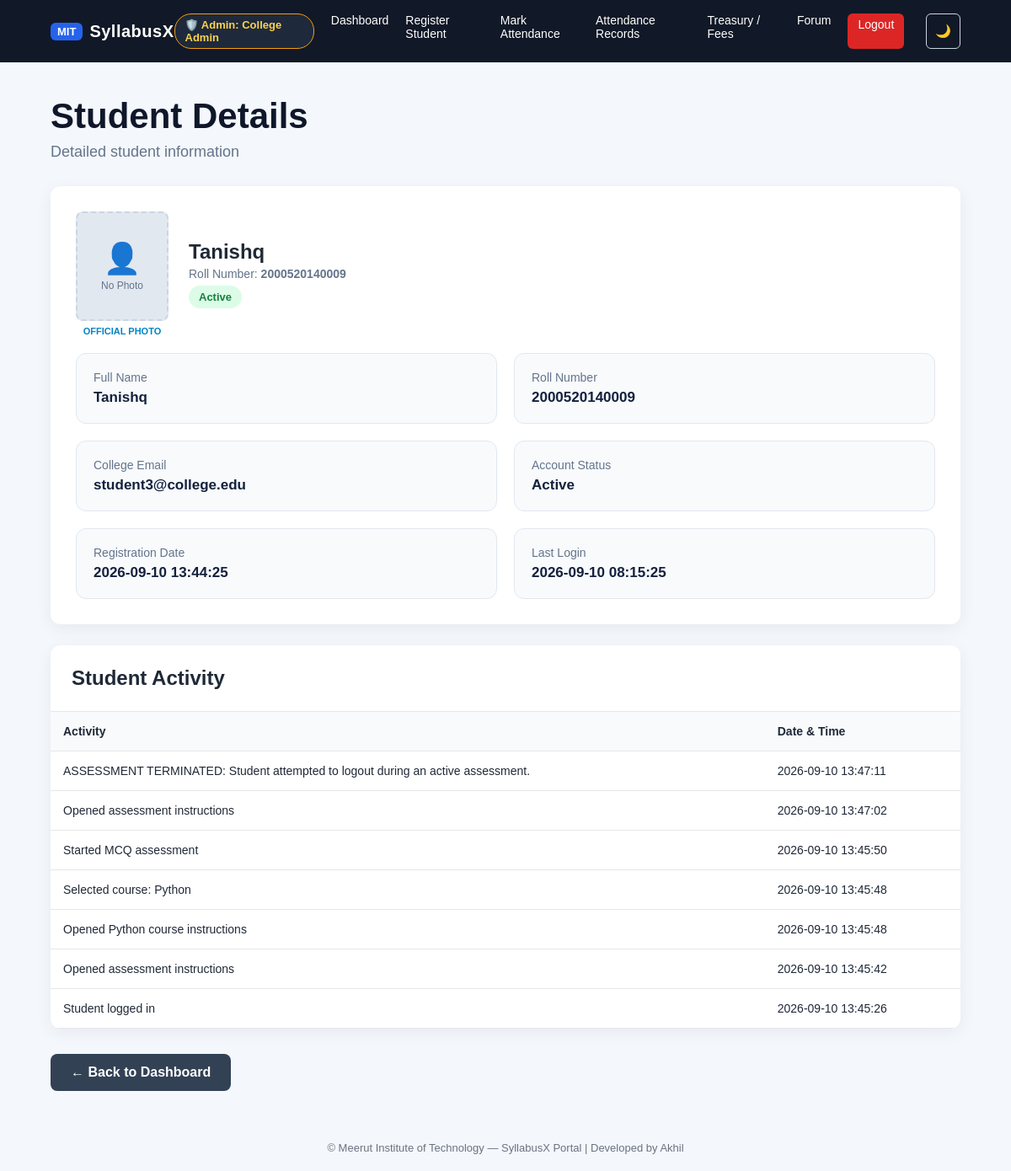
The app's page /admin/student/3 (signed in) with its own data.
### tables this page shows
CREATE TABLE students (
            id INTEGER PRIMARY KEY AUTOINCREMENT,
            name TEXT NOT NULL,
            roll_number TEXT NOT NULL UNIQUE,
            email TEXT NOT NULL UNIQUE,
            password_hash TEXT NOT NULL,
            created_at TEXT NOT NULL,
            last_login TEXT,
            status TEXT NOT NULL DEFAULT 'active'
        , mobile_number TEXT, email_verified INTEGER DEFAULT 0, mobile_verified INTEGER DEFAULT 0, aadhar_number TEXT, uidai_status TEXT DEFAULT 'verified', aadhar_card_file TEXT, face_photo TEXT, face_embedding TEXT);

CREATE TABLE activity_logs (
            id INTEGER PRIMARY KEY AUTOINCREMENT,
            student_id INTEGER,
            action TEXT NOT NULL,
            created_at TEXT NOT NULL,
            FOREIGN KEY (student_id)
            REFERENCES students(id)
        );

### app.py (the view, shortened to what this page needs)
@app.route(
    "/admin/student/<int:student_id>"
)
@faculty_or_admin_required
def student_detail(
    student_id
):
    connection = get_db_connection()
    student = connection.execute("""
        SELECT *
        FROM students
        WHERE id = ?
    """, (
        student_id,
    )).fetchone()
    activities = connection.execute("""
        SELECT *
        FROM activity_logs

        WHERE student_id = ?

        ORDER BY created_at DESC
    """, (
        student_id,
    )).fetchall()
    assessments = connection.execute("""
        SELECT
            assessments.*,

            courses.name AS course_name,
            courses.code AS course_code

        FROM assessments

        LEFT JOIN courses
            ON assessments.course_id =
               courses.id

        WHERE assessments.student_id = ?

        ORDER BY assessments.created_at DESC
    """, (
        student_id,
    )).fetchall()
    coding_submissions = connection.execute("""
        SELECT coding_submissions.*, questions.question_text
        FROM coding_submissions
        INNER JOIN assessments ON coding_submissions.assessment_id = assessments.id
        INNER JOIN questions ON coding_submissions.question_id = questions.id
        WHERE assessments.student_id = ?
        ORDER BY coding_submissions.submitted_at DESC
    """, (student_id,)).fetchall()
    attendance_summary = get_student_attendance_summary(
        connection,
        student_id
    )
    attendance_records = get_student_attendance_records(
        connection,
        student_id,
        limit=30
    )
    connection.close()
    return render_template(
        "student_detail.html",
        student=student,
        activities=activities,
        assessments=assessments,
        coding_submissions=coding_submissions,
        attendance_summary=attendance_summary,
        attendance_records=attendance_records
    )

### app.py (called while the page is built)
@app.after_request
def add_security_headers(response):
    response.headers['X-Content-Type-Options'] = 'nosniff'
    response.headers['X-Frame-Options'] = 'SAMEORIGIN'
    response.headers['X-XSS-Protection'] = '1; mode=block'
    response.headers['Referrer-Policy'] = 'strict-origin-when-cross-origin'
    return response

def get_db_connection():
    database_url = os.environ.get("DATABASE_URL", "")
    if database_url and _PSYCOPG2_AVAILABLE:
        pg_conn = psycopg2.connect(database_url)
        return _PGConnectionWrapper(pg_conn)
    os.makedirs(DATABASE_DIR, exist_ok=True)
    connection = sqlite3.connect(
        DATABASE_PATH,
        timeout=30,
        check_same_thread=False
    )
    connection.row_factory = sqlite3.Row
    connection.execute("PRAGMA busy_timeout = 30000")
    connection.execute("PRAGMA foreign_keys = ON")
    return connection

def faculty_or_admin_required(function):
    @wraps(function)
    def decorated_function(*args, **kwargs):
        if "faculty_id" not in session and "admin_id" not in session:
            flash("Please login as faculty or admin first.", "error")
            return redirect(url_for("login", tab="faculty"))
        return function(*args, **kwargs)
    return decorated_function

def get_student_attendance_records(connection, student_id, course_id=None, limit=None):
    query = """
        SELECT
            attendance.*,
            courses.name as course_name,
            courses.code as course_code,
            COALESCE(faculty.name, admins.name, 'Faculty Member') as faculty_name
        FROM attendance
        JOIN courses ON attendance.course_id = courses.id
        LEFT JOIN faculty ON attendance.faculty_id = faculty.id
        LEFT JOIN admins ON attendance.faculty_id = admins.id
        WHERE attendance.student_id = ?
    """
    params = [student_id]
    if course_id:
        query += " AND attendance.course_id = ?"
        params.append(course_id)
    query += " ORDER BY attendance.attendance_date DESC, attendance.id DESC"
    if limit:
        query += f" LIMIT {int(limit)}"
    return connection.execute(query, params).fetchall()

### templates/student_detail.html (shortened to what this page needs)
{% extends "base.html" %}
{% block content %}
<div class="dashboard-header">
<div>
    <h1>
        Student Details
    </h1>
    <p>
        Detailed student information
    </p>
</div>
</div>
<div class="student-profile">
    <div style="display: flex; gap: 24px; align-items: center; margin-bottom: 20px; flex-wrap: wrap;">
        <div style="text-align: center;">
            {% if student['face_photo'] %}
                <img src="{{ url_for('static', filename='uploads/face_profiles/' + student['face_photo']) }}"
                     alt="{{ student['name'] }}"
                     style="width: 110px; height: 130px; border-radius: 8px; object-fit: cover; border: 2.5px solid #0284c7; box-shadow: 0 4px 10px rgba(0,0,0,0.1);"
                     onerror="this.onerror=null; this.src='https://ui-avatars.com/api/?name={{ student.name | urlencode }}&background=0284c7&color=fff&size=160';">
            {% else %}
                <div style="width: 110px; height: 130px; border-radius: 8px; background: #e2e8f0; display: flex; flex-direction: column; align-items: center; justify-content: center; color: #64748b; font-size: 12px; border: 2px dashed #cbd5e1;">
                    <span style="font-size: 36px; margin-bottom: 4px;">👤</span>
                    No Photo
                </div>
            {% endif %}
            <div style="font-size: 11px; font-weight: 800; color: #0284c7; margin-top: 6px;">OFFICIAL PHOTO</div>
        </div>
        <div>
            <h2 style="margin: 0 0 4px 0;">{{ student["name"] }}</h2>
            <p style="margin: 0 0 6px 0; color: #64748b; font-size: 14px;">Roll Number: <strong>{{ student["roll_number"] }}</strong></p>
            <span class="status-badge status-{{ student['status'] }}">{{ student["status"]|capitalize }}</span>
        </div>
    </div>
<div class="profile-grid">
    <div class="profile-item">
        <span class="profile-label">
            Full Name
        </span>
        <strong>
            {{ student["name"] }}
        </strong>
    </div>
    <div class="profile-item">
        <span class="profile-label">
            Roll Number
        </span>
        <strong>
            {{ student["roll_number"] }}
        </strong>
    </div>
    <div class="profile-item">
        <span class="profile-label">
            College Email
        </span>
        <strong>
            {{ student["email"] }}
        </strong>
    </div>
    <div class="profile-item">
        <span class="profile-label">
            Account Status
        </span>
        <strong>
            {{ student["status"]|capitalize }}
        </strong>
    </div>
    <div class="profile-item">
        <span class="profile-label">
            Registration Date
        </span>
        <strong>
            {{ student["created_at"] }}
        </strong>
    </div>
    <div class="profile-item">
        <span class="profile-label">
            Last Login
        </span>
        <strong>
            {% if student["last_login"] %}
                {{ student["last_login"] }}
            {% else %}
                Never
            {% endif %}
        </strong>
    </div>
</div>
</div>
<div class="table-card">
<div class="table-header">
    <h2>
        Student Activity
    </h2>
</div>
{% if activities %}
<div class="table-wrapper">
    <table>
        <thead>
            <tr>
                <th>
                    Activity
                </th>
                <th>
                    Date & Time
                </th>
            </tr>
        </thead>
        <tbody>
            {% for activity in activities %}
            <tr>
                <td>
                    {{ activity["action"] }}
                </td>
                <td>
                    {{ activity["created_at"] }}
                </td>
            </tr>
            {% endfor %}
        </tbody>
    </table>
</div>
{% else %}
<div class="empty-state">
    <p>
        No activity recorded yet.
    </p>
</div>
{% endif %}
</div>
<div class="dashboard-actions">
<a
    href="{{ url_for('admin_dashboard') }}"
    class="btn btn-secondary"
>
    ← Back to Dashboard
</a>
</div>
{% endblock %}

### static/css/style.css (style rules this page uses)
* { margin: 0; padding: 0; box-sizing: border-box; }
body { font-family: Arial, Helvetica, sans-serif; background: #f4f7fb; color: #1f2937; min-height: 100vh; }
.btn { display: inline-block; padding: 12px 20px; border: none; border-radius: 8px; text-decoration: none; cursor: pointer; font-size: 15px; font-weight: 600; }
.btn-secondary { background: #374151; color: white; }
.dashboard-header { display: flex; justify-content: space-between; align-items: center; margin-bottom: 30px; }
.dashboard-header h1 { margin-bottom: 6px; }
.dashboard-header p { color: #6b7280; }
.student-profile { background: white; padding: 30px; border-radius: 12px; margin-bottom: 25px; box-shadow: 0 5px 20px rgba(0, 0, 0, 0.06); }
.student-profile h2 { margin-bottom: 25px; }
.profile-grid { display: grid; grid-template-columns: repeat(2, minmax(0, 1fr)); gap: 20px; }
.profile-item { background: #f9fafb; padding: 18px; border-radius: 8px; }
.profile-label { display: block; color: #6b7280; font-size: 13px; margin-bottom: 6px; }
.table-card { background: white; border-radius: 12px; overflow: hidden; box-shadow: 0 5px 20px rgba(0, 0, 0, 0.06); margin-bottom: 30px; }
.table-header { padding: 25px; border-bottom: 1px solid #e5e7eb; }
.table-wrapper { width: 100%; overflow-x: auto; }
table { width: 100%; border-collapse: collapse; min-width: 900px; }
th, td { padding: 15px; text-align: left; border-bottom: 1px solid #e5e7eb; font-size: 14px; }
th { background: #f9fafb; font-weight: 700; }
.status-badge { display: inline-block; padding: 5px 10px; border-radius: 20px; background: #dcfce7; color: #166534; font-size: 12px; font-weight: 600; }
.dashboard-actions { margin-top: 20px; }
.dashboard-header { margin-bottom: 30px; }
.dashboard-header h1 { margin: 0; font-size: 36px; color: #14213d; }
.dashboard-header p { margin-top: 8px; color: #64748b; font-size: 18px; }
.profile-grid { display: grid; grid-template-columns: 1fr 1fr; gap: 20px; }
.profile-item { background: #f8fafc; border-radius: 12px; padding: 20px; border: 1px solid #e2e8f0; }
.profile-item span { display: block; color: #64748b; font-size: 14px; margin-bottom: 6px; }
.profile-item strong { display: block; color: #14213d; font-size: 17px; }
.btn { display: inline-block; text-decoration: none; border: none; border-radius: 8px; padding: 13px 24px; font-size: 16px; font-weight: 600; cursor: pointer; transition: 0.2s ease; }
.btn-secondary { background: #334155; color: #ffffff; }
.dashboard-header h1 { margin: 0 0 8px 0; font-size: 42px; color: #0f172a; }
.status-badge { display: inline-block; padding: 6px 12px; border-radius: 999px; font-size: 13px; font-weight: 700; }
.status-active { background: #dcfce7; color: #15803d; }
.dashboard-actions { margin-top: 20px; margin-bottom: 40px; }

### records on screen
students: name "Tanishq", roll_number "2000520140009", status "Active", email "student3@college.edu", created_at "2026-09-10 13:44:25", last_login "2026-09-10 08:15:25"
activity_logs: action "ASSESSMENT TERMINATED: Student attempted to logout during an active assessment.", created_at "2026-09-10 13:47:11"
activity_logs: action "Opened assessment instructions", created_at "2026-09-10 13:47:02"
activity_logs: action "Started MCQ assessment", created_at "2026-09-10 13:45:50"
activity_logs: action "Selected course: Python", created_at "2026-09-10 13:45:48"
activity_logs: action "Opened Python course instructions", created_at "2026-09-10 13:45:48"
activity_logs: action "Opened assessment instructions", created_at "2026-09-10 13:45:42"
activity_logs: action "Student logged in", created_at "2026-09-10 13:45:26"

### other values on screen
{{ session.get("admin_name") }} "College Admin"
